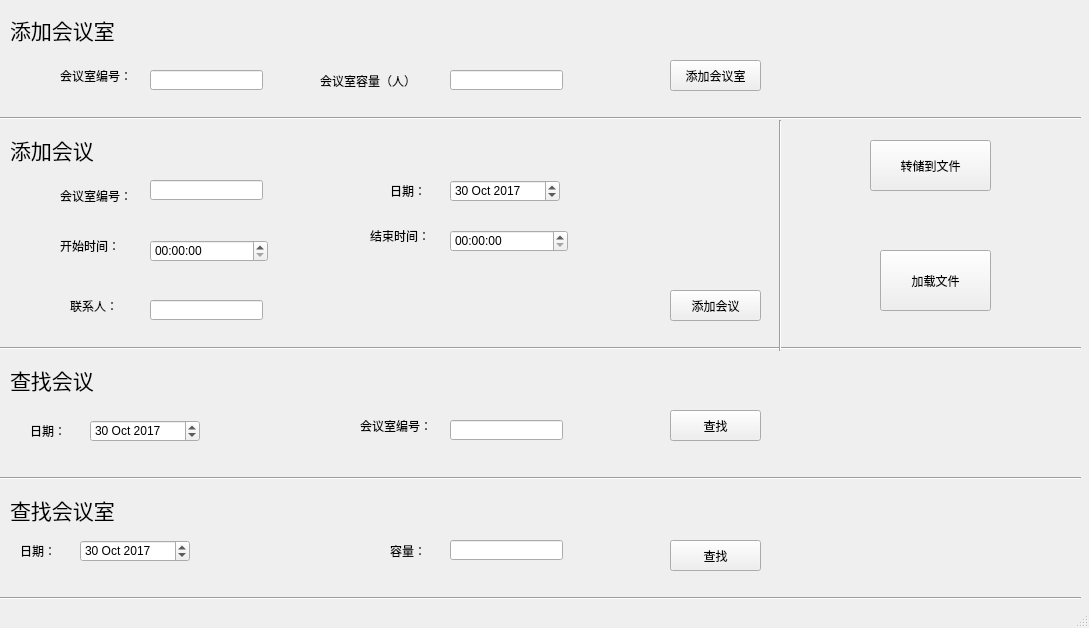
<?xml version="1.0" encoding="UTF-8"?>
<ui version="4.0">
 <class>MainWindow</class>
 <widget class="QMainWindow" name="MainWindow">
  <property name="geometry">
   <rect>
    <x>0</x>
    <y>0</y>
    <width>1089</width>
    <height>628</height>
   </rect>
  </property>
  <property name="windowTitle">
   <string>MainWindow</string>
  </property>
  <widget class="QWidget" name="centralwidget">
   <widget class="Line" name="line">
    <property name="geometry">
     <rect>
      <x>0</x>
      <y>110</y>
      <width>1081</width>
      <height>16</height>
     </rect>
    </property>
    <property name="orientation">
     <enum>Qt::Horizontal</enum>
    </property>
   </widget>
   <widget class="QLabel" name="label">
    <property name="geometry">
     <rect>
      <x>10</x>
      <y>10</y>
      <width>121</width>
      <height>41</height>
     </rect>
    </property>
    <property name="text">
     <string>&lt;html&gt;&lt;head/&gt;&lt;body&gt;&lt;p&gt;&lt;span style=&quot; font-size:16pt;&quot;&gt;添加会议室&lt;/span&gt;&lt;/p&gt;&lt;/body&gt;&lt;/html&gt;</string>
    </property>
   </widget>
   <widget class="QLabel" name="label_2">
    <property name="geometry">
     <rect>
      <x>60</x>
      <y>60</y>
      <width>71</width>
      <height>31</height>
     </rect>
    </property>
    <property name="text">
     <string>会议室编号：</string>
    </property>
   </widget>
   <widget class="QLineEdit" name="room_no">
    <property name="geometry">
     <rect>
      <x>150</x>
      <y>70</y>
      <width>113</width>
      <height>20</height>
     </rect>
    </property>
   </widget>
   <widget class="QLabel" name="label_3">
    <property name="geometry">
     <rect>
      <x>320</x>
      <y>60</y>
      <width>101</width>
      <height>41</height>
     </rect>
    </property>
    <property name="text">
     <string>会议室容量（人）：</string>
    </property>
   </widget>
   <widget class="QLineEdit" name="room_capacity">
    <property name="geometry">
     <rect>
      <x>450</x>
      <y>70</y>
      <width>113</width>
      <height>20</height>
     </rect>
    </property>
   </widget>
   <widget class="QPushButton" name="add_room">
    <property name="geometry">
     <rect>
      <x>670</x>
      <y>60</y>
      <width>91</width>
      <height>31</height>
     </rect>
    </property>
    <property name="text">
     <string>添加会议室</string>
    </property>
   </widget>
   <widget class="QLabel" name="label_4">
    <property name="geometry">
     <rect>
      <x>10</x>
      <y>130</y>
      <width>121</width>
      <height>41</height>
     </rect>
    </property>
    <property name="text">
     <string>&lt;html&gt;&lt;head/&gt;&lt;body&gt;&lt;p&gt;&lt;span style=&quot; font-size:16pt;&quot;&gt;添加会议&lt;/span&gt;&lt;/p&gt;&lt;/body&gt;&lt;/html&gt;</string>
    </property>
   </widget>
   <widget class="QLabel" name="label_5">
    <property name="geometry">
     <rect>
      <x>60</x>
      <y>180</y>
      <width>71</width>
      <height>31</height>
     </rect>
    </property>
    <property name="text">
     <string>会议室编号：</string>
    </property>
   </widget>
   <widget class="QLineEdit" name="meeting_room_no">
    <property name="geometry">
     <rect>
      <x>150</x>
      <y>180</y>
      <width>113</width>
      <height>20</height>
     </rect>
    </property>
   </widget>
   <widget class="QLabel" name="label_6">
    <property name="geometry">
     <rect>
      <x>390</x>
      <y>170</y>
      <width>41</width>
      <height>41</height>
     </rect>
    </property>
    <property name="text">
     <string>日期：</string>
    </property>
   </widget>
   <widget class="Line" name="line_2">
    <property name="geometry">
     <rect>
      <x>0</x>
      <y>340</y>
      <width>1081</width>
      <height>16</height>
     </rect>
    </property>
    <property name="orientation">
     <enum>Qt::Horizontal</enum>
    </property>
   </widget>
   <widget class="QDateEdit" name="meeting_data">
    <property name="geometry">
     <rect>
      <x>450</x>
      <y>180</y>
      <width>110</width>
      <height>22</height>
     </rect>
    </property>
    <property name="dateTime">
     <datetime>
      <hour>0</hour>
      <minute>0</minute>
      <second>0</second>
      <year>2017</year>
      <month>10</month>
      <day>30</day>
     </datetime>
    </property>
   </widget>
   <widget class="QLabel" name="label_7">
    <property name="geometry">
     <rect>
      <x>60</x>
      <y>230</y>
      <width>71</width>
      <height>31</height>
     </rect>
    </property>
    <property name="text">
     <string>开始时间：</string>
    </property>
   </widget>
   <widget class="QLabel" name="label_8">
    <property name="geometry">
     <rect>
      <x>370</x>
      <y>220</y>
      <width>71</width>
      <height>31</height>
     </rect>
    </property>
    <property name="text">
     <string>结束时间：</string>
    </property>
   </widget>
   <widget class="QTimeEdit" name="meeting_start_time">
    <property name="geometry">
     <rect>
      <x>150</x>
      <y>240</y>
      <width>118</width>
      <height>22</height>
     </rect>
    </property>
   </widget>
   <widget class="QTimeEdit" name="meeting_end_time">
    <property name="geometry">
     <rect>
      <x>450</x>
      <y>230</y>
      <width>118</width>
      <height>22</height>
     </rect>
    </property>
   </widget>
   <widget class="QLabel" name="label_9">
    <property name="geometry">
     <rect>
      <x>70</x>
      <y>290</y>
      <width>71</width>
      <height>31</height>
     </rect>
    </property>
    <property name="text">
     <string>联系人：</string>
    </property>
   </widget>
   <widget class="QLineEdit" name="meeting_linkman">
    <property name="geometry">
     <rect>
      <x>150</x>
      <y>300</y>
      <width>113</width>
      <height>20</height>
     </rect>
    </property>
   </widget>
   <widget class="QPushButton" name="add_meeting">
    <property name="geometry">
     <rect>
      <x>670</x>
      <y>290</y>
      <width>91</width>
      <height>31</height>
     </rect>
    </property>
    <property name="text">
     <string>添加会议</string>
    </property>
   </widget>
   <widget class="QLabel" name="label_10">
    <property name="geometry">
     <rect>
      <x>10</x>
      <y>360</y>
      <width>121</width>
      <height>41</height>
     </rect>
    </property>
    <property name="text">
     <string>&lt;html&gt;&lt;head/&gt;&lt;body&gt;&lt;p&gt;&lt;span style=&quot; font-size:16pt;&quot;&gt;查找会议&lt;/span&gt;&lt;/p&gt;&lt;/body&gt;&lt;/html&gt;</string>
    </property>
   </widget>
   <widget class="Line" name="line_3">
    <property name="geometry">
     <rect>
      <x>0</x>
      <y>470</y>
      <width>1081</width>
      <height>16</height>
     </rect>
    </property>
    <property name="orientation">
     <enum>Qt::Horizontal</enum>
    </property>
   </widget>
   <widget class="QLabel" name="label_11">
    <property name="geometry">
     <rect>
      <x>10</x>
      <y>490</y>
      <width>121</width>
      <height>41</height>
     </rect>
    </property>
    <property name="text">
     <string>&lt;html&gt;&lt;head/&gt;&lt;body&gt;&lt;p&gt;&lt;span style=&quot; font-size:16pt;&quot;&gt;查找会议室&lt;/span&gt;&lt;/p&gt;&lt;/body&gt;&lt;/html&gt;</string>
    </property>
   </widget>
   <widget class="Line" name="line_4">
    <property name="geometry">
     <rect>
      <x>0</x>
      <y>590</y>
      <width>1081</width>
      <height>16</height>
     </rect>
    </property>
    <property name="orientation">
     <enum>Qt::Horizontal</enum>
    </property>
   </widget>
   <widget class="QDateEdit" name="query_meeting_data">
    <property name="geometry">
     <rect>
      <x>90</x>
      <y>420</y>
      <width>110</width>
      <height>22</height>
     </rect>
    </property>
    <property name="dateTime">
     <datetime>
      <hour>0</hour>
      <minute>0</minute>
      <second>0</second>
      <year>2017</year>
      <month>10</month>
      <day>30</day>
     </datetime>
    </property>
   </widget>
   <widget class="QLabel" name="label_12">
    <property name="geometry">
     <rect>
      <x>30</x>
      <y>410</y>
      <width>41</width>
      <height>41</height>
     </rect>
    </property>
    <property name="text">
     <string>日期：</string>
    </property>
   </widget>
   <widget class="QLabel" name="label_13">
    <property name="geometry">
     <rect>
      <x>360</x>
      <y>410</y>
      <width>71</width>
      <height>31</height>
     </rect>
    </property>
    <property name="text">
     <string>会议室编号：</string>
    </property>
   </widget>
   <widget class="QLineEdit" name="query_meeting_room_no">
    <property name="geometry">
     <rect>
      <x>450</x>
      <y>420</y>
      <width>113</width>
      <height>20</height>
     </rect>
    </property>
   </widget>
   <widget class="QPushButton" name="query_meeting">
    <property name="geometry">
     <rect>
      <x>670</x>
      <y>410</y>
      <width>91</width>
      <height>31</height>
     </rect>
    </property>
    <property name="text">
     <string>查找</string>
    </property>
   </widget>
   <widget class="QDateEdit" name="query_room_data">
    <property name="geometry">
     <rect>
      <x>80</x>
      <y>540</y>
      <width>110</width>
      <height>22</height>
     </rect>
    </property>
    <property name="dateTime">
     <datetime>
      <hour>0</hour>
      <minute>0</minute>
      <second>0</second>
      <year>2017</year>
      <month>10</month>
      <day>30</day>
     </datetime>
    </property>
   </widget>
   <widget class="QLabel" name="label_14">
    <property name="geometry">
     <rect>
      <x>20</x>
      <y>530</y>
      <width>41</width>
      <height>41</height>
     </rect>
    </property>
    <property name="text">
     <string>日期：</string>
    </property>
   </widget>
   <widget class="QLabel" name="label_15">
    <property name="geometry">
     <rect>
      <x>390</x>
      <y>540</y>
      <width>41</width>
      <height>21</height>
     </rect>
    </property>
    <property name="text">
     <string>容量：</string>
    </property>
   </widget>
   <widget class="QLineEdit" name="query_room_capacity">
    <property name="geometry">
     <rect>
      <x>450</x>
      <y>540</y>
      <width>113</width>
      <height>20</height>
     </rect>
    </property>
   </widget>
   <widget class="QPushButton" name="query_room">
    <property name="geometry">
     <rect>
      <x>670</x>
      <y>540</y>
      <width>91</width>
      <height>31</height>
     </rect>
    </property>
    <property name="text">
     <string>查找</string>
    </property>
   </widget>
   <widget class="Line" name="line_5">
    <property name="geometry">
     <rect>
      <x>770</x>
      <y>120</y>
      <width>20</width>
      <height>231</height>
     </rect>
    </property>
    <property name="orientation">
     <enum>Qt::Vertical</enum>
    </property>
   </widget>
   <widget class="QPushButton" name="to_File">
    <property name="geometry">
     <rect>
      <x>870</x>
      <y>140</y>
      <width>121</width>
      <height>51</height>
     </rect>
    </property>
    <property name="text">
     <string>转储到文件</string>
    </property>
   </widget>
   <widget class="QPushButton" name="load_file">
    <property name="geometry">
     <rect>
      <x>880</x>
      <y>250</y>
      <width>111</width>
      <height>61</height>
     </rect>
    </property>
    <property name="text">
     <string>加载文件</string>
    </property>
   </widget>
  </widget>
  <widget class="QStatusBar" name="statusbar"/>
 </widget>
 <resources/>
 <connections/>
</ui>
